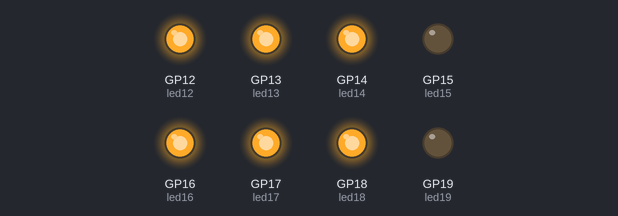
The program below on a simulated Raspberry Pi Pico running MicroPython. Shown: output pins drawn as LEDs (lit = HIGH).

Above: at 0.1 s.
At 3.1 s:
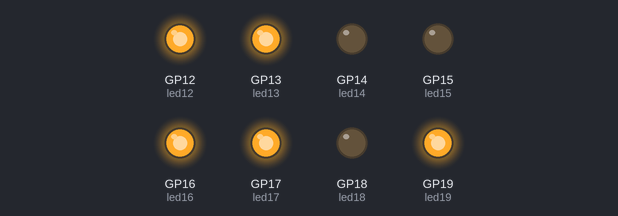
At 7.6 s:
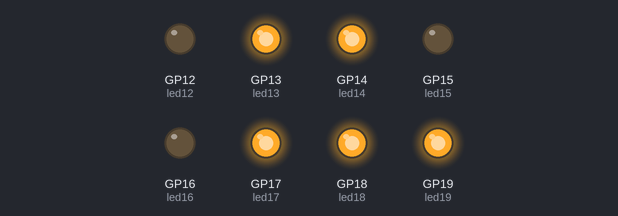
At 18.1 s:
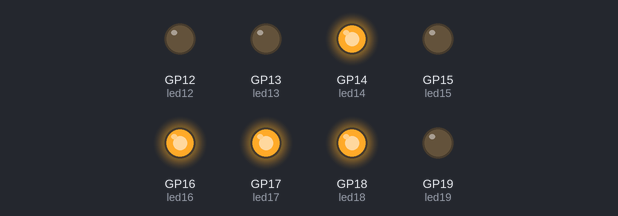
At 27.1 s:
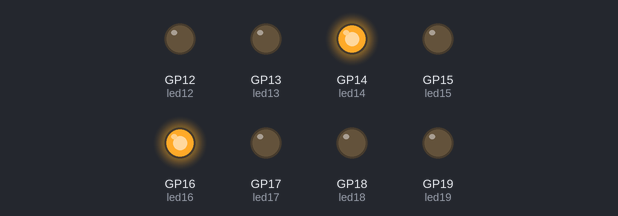
At 39.1 s:
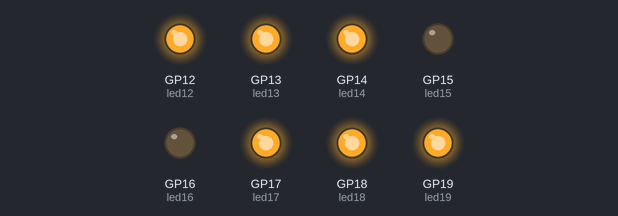
Timing chart, 0 to 40.0 s (numbered marks = the images above):
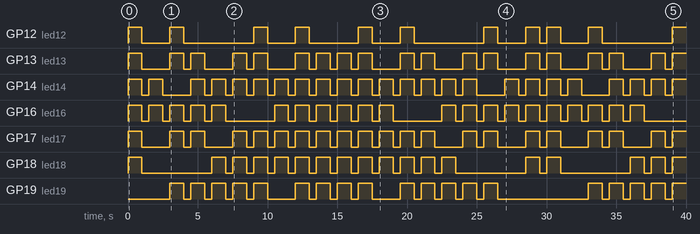

The program:

seven_segment.py
```python
from machine import Pin  # type: ignore # Pinモジュールをインポート
import time  # timeモジュールをインポート

# 各LEDを制御するPinオブジェクトを作成
led12 = Pin(12, Pin.OUT)
led13 = Pin(13, Pin.OUT)
led14 = Pin(14, Pin.OUT)
led15 = Pin(15, Pin.OUT)
led16 = Pin(16, Pin.OUT)
led17 = Pin(17, Pin.OUT)
led18 = Pin(18, Pin.OUT)
led19 = Pin(19, Pin.OUT)


# すべてのLEDを消灯する関数
def reset():
    led12.low()
    led13.low()
    led14.low()
    led15.low()
    led16.low()
    led17.low()
    led18.low()
    led19.low()


# 数字ごとのLEDパターンを設定する関数
def zero():
    led12.high()
    led13.high()
    led14.high()
    led16.high()
    led17.high()
    led18.high()


def one():
    led16.high()
    led14.high()


def two():
    led17.high()
    led16.high()
    led19.high()
    led12.high()
    led13.high()


def three():
    led17.high()
    led16.high()
    led19.high()
    led14.high()
    led13.high()


def four():
    led18.high()
    led19.high()
    led16.high()
    led14.high()


def five():
    led17.high()
    led18.high()
    led19.high()
    led14.high()
    led13.high()


def six():
    led17.high()
    led18.high()
    led19.high()
    led12.high()
    led13.high()
    led14.high()


def seven():
    led18.high()
    led17.high()
    led16.high()
    led14.high()


def eight():
    led12.high()
    led13.high()
    led14.high()
    led16.high()
    led17.high()
    led18.high()
    led19.high()


def nine():
    led13.high()
    led14.high()
    led16.high()
    led17.high()
    led18.high()
    led19.high()


# 数字を順番に表示するメインループ
while True:
    # 0から9までの数字を順番に表示
    for num in range(10):
        reset()  # まずすべてのLEDを消灯
        if num == 0:
            zero()
        elif num == 1:
            one()
        elif num == 2:
            two()
        elif num == 3:
            three()
        elif num == 4:
            four()
        elif num == 5:
            five()
        elif num == 6:
            six()
        elif num == 7:
            seven()
        elif num == 8:
            eight()
        elif num == 9:
            nine()
        time.sleep(1)  # 1秒待機
        reset()  # 数字の表示後にすべてのLEDを消灯
        time.sleep(0.5)  # 0.5秒待機してから次の数字を表示

    # 9から0までの数字を逆順に表示
    for num in range(9, -1, -1):
        reset()  # まずすべてのLEDを消灯
        if num == 0:
            zero()
        elif num == 1:
            one()
        elif num == 2:
            two()
        elif num == 3:
            three()
        elif num == 4:
            four()
        elif num == 5:
            five()
        elif num == 6:
            six()
        elif num == 7:
            seven()
        elif num == 8:
            eight()
        elif num == 9:
            nine()
        time.sleep(1)  # 1秒待機
        reset()  # 数字の表示後にすべてのLEDを消灯
        time.sleep(0.5)  # 0.5秒待機してから次の数字を表示
```

Measured:
- by itself, GP12 (led12): LOW → HIGH at 0.00 s, → LOW 1.0 s later, → HIGH 2.0 s later, → LOW 1.0 s later, … (21 changes in this stretch)
- by itself, GP13 (led13): LOW → HIGH at 0.00 s, → LOW 1.0 s later, → HIGH 2.0 s later, → LOW 1.0 s later, … (37 changes in this stretch)
- by itself, GP14 (led14): LOW → HIGH at 0.00 s, → LOW 1.0 s later, → HIGH 0.50 s later, → LOW 1.0 s later, … (47 changes in this stretch)
- by itself, GP16 (led16): LOW → HIGH at 0.00 s, → LOW 1.0 s later, → HIGH 0.50 s later, → LOW 1.0 s later, … (42 changes in this stretch)
- by itself, GP17 (led17): LOW → HIGH at 0.00 s, → LOW 1.0 s later, → HIGH 2.0 s later, → LOW 1.0 s later, … (41 changes in this stretch)
- by itself, GP18 (led18): LOW → HIGH at 0.00 s, → LOW 1.0 s later, → HIGH 5.0 s later, → LOW 1.0 s later, … (35 changes in this stretch)
- by itself, GP19 (led19): LOW → HIGH at 3.0 s, → LOW 1.0 s later, → HIGH 0.50 s later, → LOW 1.0 s later, … (37 changes in this stretch)
